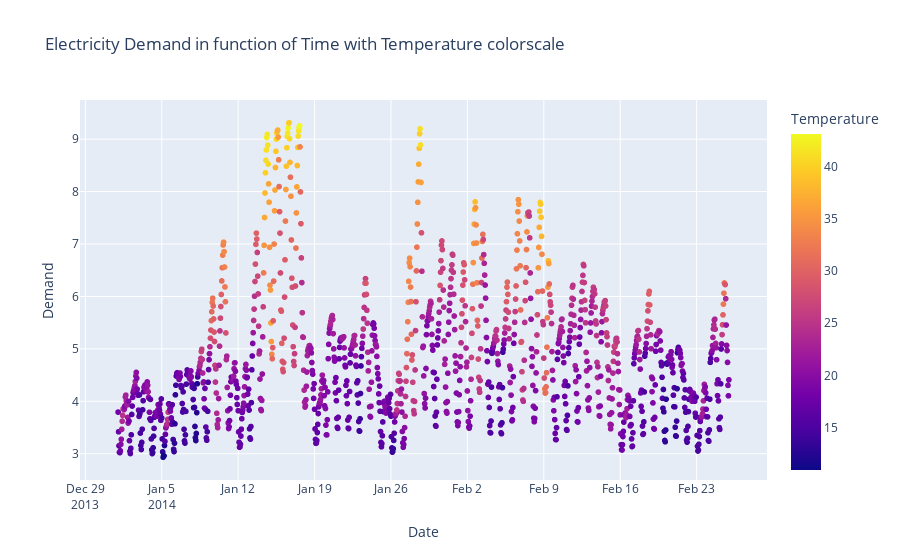

Notebook source saved alongside this figure:
### Code cell
# plotting temporal data with temperature colorscale
fig = px.scatter(df_electricity_demand, x='Date', y='Demand', color='Temperature', title='Electricity Demand in function of Time with Temperature colorscale')
fig.show()

### Figure 1 — Plotly figure (JSON) as saved in the notebook; plotly's stock layout.template omitted (floating-point values rounded to 4 significant figures; data arrays with more than 128 entries replaced by an {"elided": "..."} marker saying what was removed)
{"data": [{"hovertemplate": "Date=%{x}<br>Demand=%{y}<br>Temperature=%{marker.color}<extra></extra>", "legendgroup": "", "marker": {"color": {"elided": "1344 float values"}, "coloraxis": "coloraxis", "symbol": "circle"}, "mode": "markers", "name": "", "showlegend": false, "type": "scattergl", "x": {"elided": "1344 str values"}, "xaxis": "x", "y": {"elided": "1344 float values"}, "yaxis": "y"}], "layout": {"coloraxis": {"colorbar": {"title": {"text": "Temperature"}}, "colorscale": [[0, "#0d0887"], [0.1111, "#46039f"], [0.2222, "#7201a8"], [0.3333, "#9c179e"], [0.4444, "#bd3786"], [0.5556, "#d8576b"], [0.6667, "#ed7953"], [0.7778, "#fb9f3a"], [0.8889, "#fdca26"], [1, "#f0f921"]]}, "legend": {"tracegroupgap": 0}, "title": {"text": "Electricity Demand in function of Time with Temperature colorscale"}, "xaxis": {"anchor": "y", "domain": [0, 1], "title": {"text": "Date"}}, "yaxis": {"anchor": "x", "domain": [0, 1], "title": {"text": "Demand"}}}}
